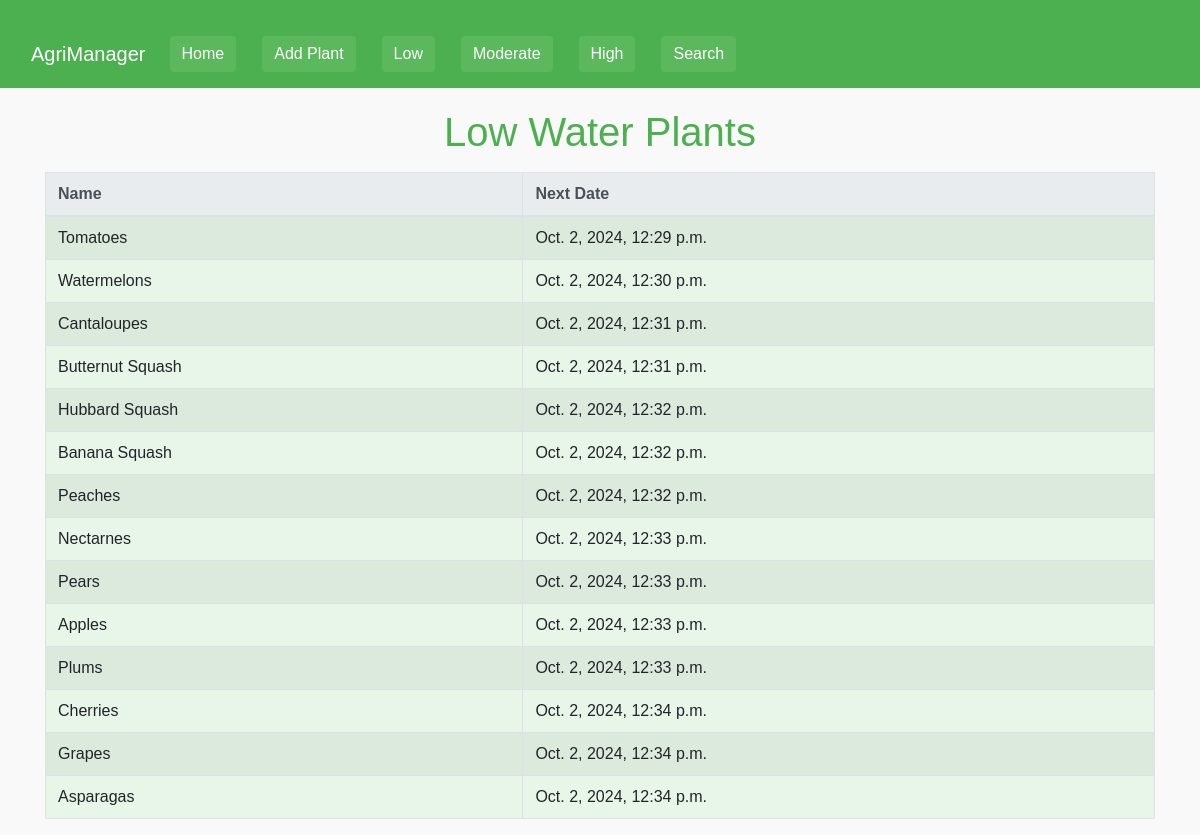
The page /water-management/low/ on the database its author committed.
### water_management/models.py (models this page shows, shortened)
class GardeningSchedule(models.Model):
    plant_name = models.CharField(max_length=100)
    plant_countdown_days = models.IntegerField(default=7)
    last_datetime = models.DateTimeField(default=timezone.now)
    next_datetime = models.DateTimeField(default=timezone.now)
    category = models.CharField(default='low',max_length=50, choices=[('low', 'low'), ('moderate', 'moderate'), ('high', 'high')], null=False)
    default_days = models.IntegerField(default=0)
    gnumber = models.IntegerField(default=2)

### water_management/views.py (the view)
# urls.py: path('low/', views.low_list, name='low'),
def low_list(request):
    water_plants = GardeningSchedule.objects.filter(category='low')
    return render(request, 'low_water.html', {'water_plants': water_plants})

### water_management/templates/low_water.html (shortened to what this page needs)
{% extends 'welcome.html' %}
{% block content %}
<div class="container">
    <h1 class="text-center mt-3 mb-3" style="color: #4CAF50;">Low Water Plants</h1>
    <table class="table table-bordered table-striped" style="background-color: #e8f5e9;">
       <thead class="thead-light">
         <tr>
           <th scope="col">Name</th>
           <th scope="col">Next Date</th>
         </tr>
       </thead>
       <tbody>
       {% for i in water_plants %}
         <tr>
           <td>{{ i.plant_name }}</td>
           <td>{{ i.next_datetime }}</td>
         </tr>
       {% endfor %}
       </tbody>
     </table>
</div>
{% endblock %}

### water_management/templates/welcome.html (style rules this page uses)
body { background-color: #f9f9f9; font-family: 'Arial', sans-serif; }

### rows shown on the page
GardeningSchedule: plant_name "Tomatoes", next_datetime "Oct. 2, 2024, 12:29 p.m."
GardeningSchedule: plant_name "Watermelons", next_datetime "Oct. 2, 2024, 12:30 p.m."
GardeningSchedule: plant_name "Cantaloupes", next_datetime "Oct. 2, 2024, 12:31 p.m."
GardeningSchedule: plant_name "Butternut Squash", next_datetime "Oct. 2, 2024, 12:31 p.m."
GardeningSchedule: plant_name "Hubbard Squash", next_datetime "Oct. 2, 2024, 12:32 p.m."
GardeningSchedule: plant_name "Banana Squash", next_datetime "Oct. 2, 2024, 12:32 p.m."
GardeningSchedule: plant_name "Peaches", next_datetime "Oct. 2, 2024, 12:32 p.m."
GardeningSchedule: plant_name "Nectarnes", next_datetime "Oct. 2, 2024, 12:33 p.m."
GardeningSchedule: plant_name "Pears", next_datetime "Oct. 2, 2024, 12:33 p.m."
GardeningSchedule: plant_name "Apples", next_datetime "Oct. 2, 2024, 12:33 p.m."
GardeningSchedule: plant_name "Plums", next_datetime "Oct. 2, 2024, 12:33 p.m."
GardeningSchedule: plant_name "Cherries", next_datetime "Oct. 2, 2024, 12:34 p.m."
GardeningSchedule: plant_name "Grapes", next_datetime "Oct. 2, 2024, 12:34 p.m."
GardeningSchedule: plant_name "Asparagas", next_datetime "Oct. 2, 2024, 12:34 p.m."
